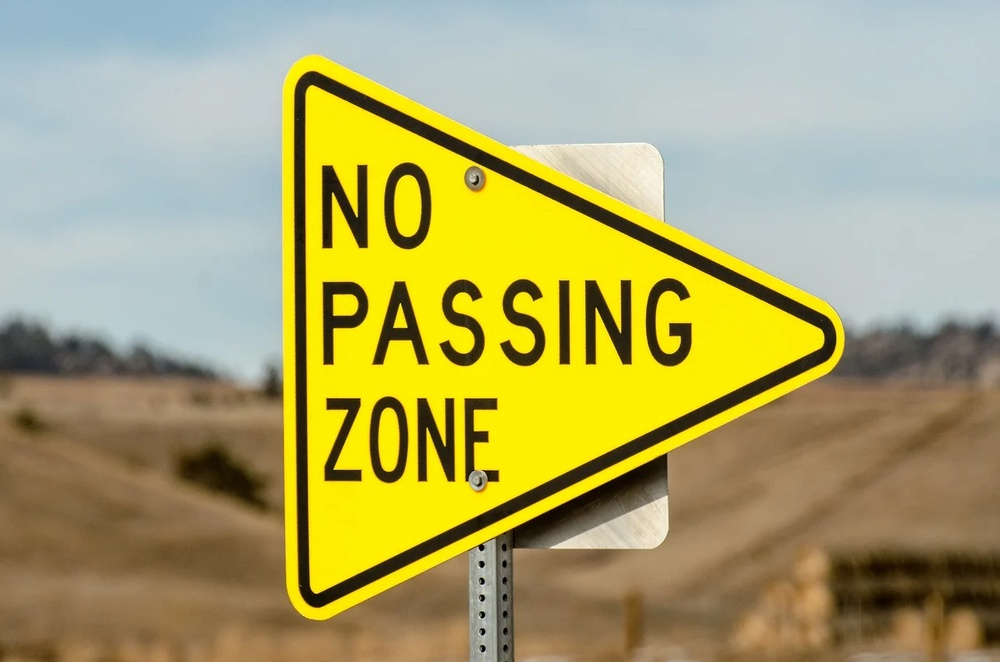
#> input picture Assignments/Assignment2/Codebase/sign4.jpg, 1000 x 662 px, shrunk from 1280 x 848 before the run
$ python A2Q2.2morph.py
#> lines starting #> are read from the running program, lines starting #| are printed output that depends on the picture; after the words box and inside, x2 and y2 are one past the last pixel; in counts of white or black regions, pixels touching at a corner belong together
# Work on text.jpg to recognize the text in the image.
# Write code to perform the recognition.
import cv2
import pytesseract

pytesseract.pytesseract.tesseract_cmd = r"C:\Program Files\Tesseract-OCR\tesseract.exe"

# Grayscale, Gaussian blur, Otsu's threshold
image = cv2.imread('sign4.jpg')
#> image is the input picture: shape (662, 1000, 3); mean B, G, R 105.1, 164.4, 171.6
gray = cv2.cvtColor(image, cv2.COLOR_BGR2GRAY)
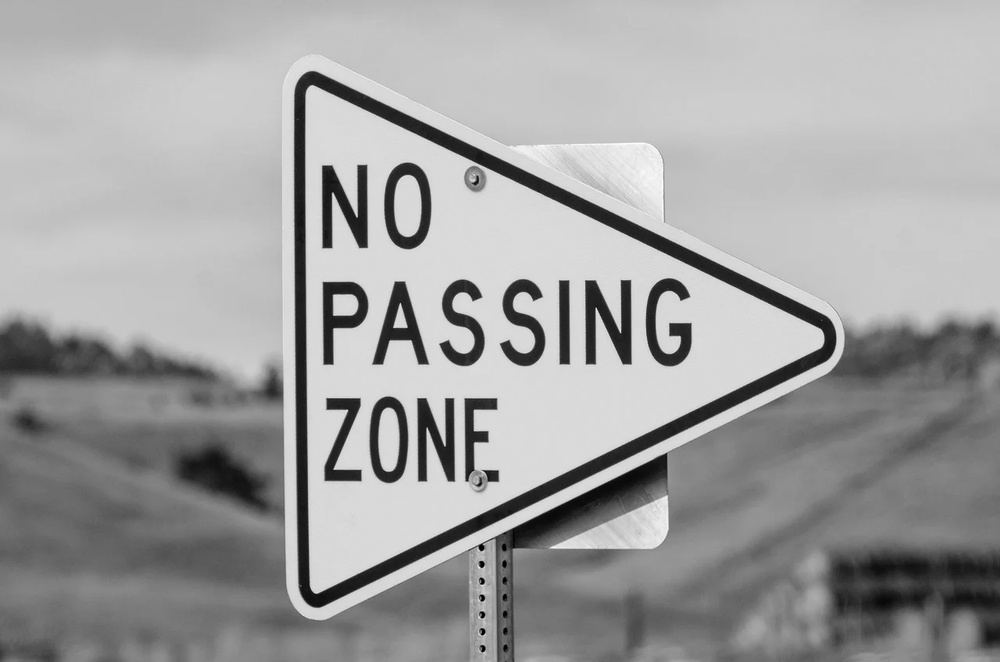
#> gray: shape (662, 1000); min 0, max 254, mean 159.8
blur = cv2.GaussianBlur(gray, (3,3), 0)
thresh = cv2.threshold(blur, 0, 255, cv2.THRESH_BINARY_INV + cv2.THRESH_OTSU)[1]
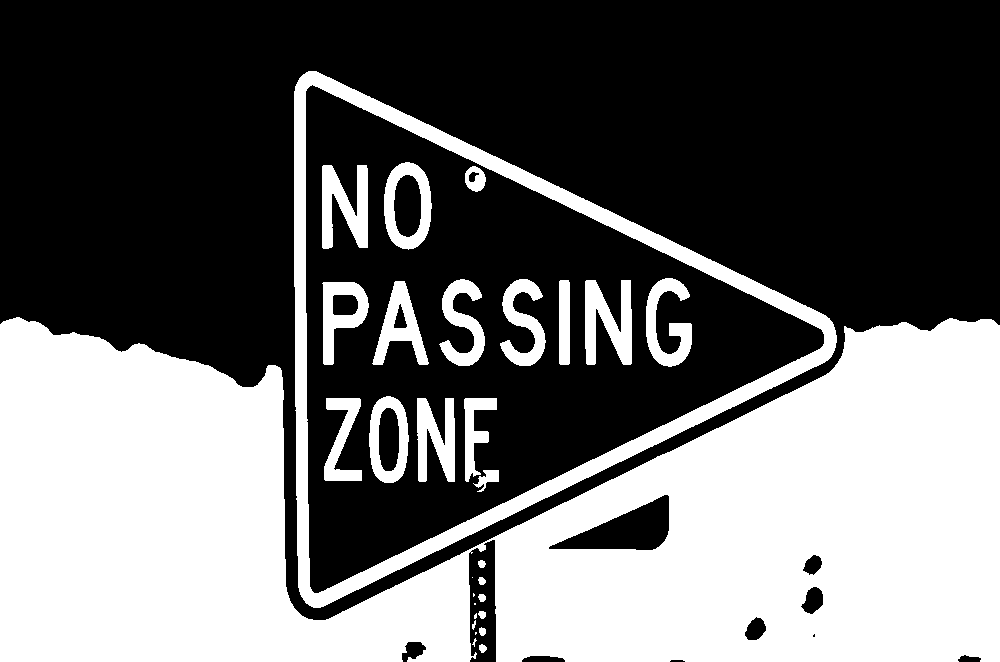
#> thresh: shape (662, 1000); 41% white; 30 white regions (6 under 20 px), largest, box (x1, y1, x2, y2) and area: (0, 317, 1000, 662) 223310, (294, 71, 837, 608) 23202, (585, 280, 632, 365) 2491

# Morph open to remove noise and invert image
kernel = cv2.getStructuringElement(cv2.MORPH_RECT, (3,3))
opening = cv2.morphologyEx(thresh, cv2.MORPH_OPEN, kernel, iterations=1)
#> opening: shape (662, 1000); 41% white; 27 white regions (2 under 20 px), largest, box (x1, y1, x2, y2) and area: (493, 318, 1000, 662) 121560, (0, 317, 471, 662) 101622, (294, 71, 837, 608) 23197
invert = 255 - opening


# If we have (x1,y1) as the top-left and (x2,y2) as the bottom-right
# ROI = image[y1:y2, x1:x2]
# sign1: 417,200 and 560,290
# sign2: 455,555 and 732,646
# sign3: 63,115 and 229,268
# sign4: 402,203 and 895,632

#roi = invert[203:632, 402:895]
roi = invert

# Perform text extraction
#> (the run stopped early here; a loop or call above may not have finished)

$ run again, with Assignments/Assignment2/Codebase/sign1.jpg copied over Assignments/Assignment2/Codebase/sign4.jpg
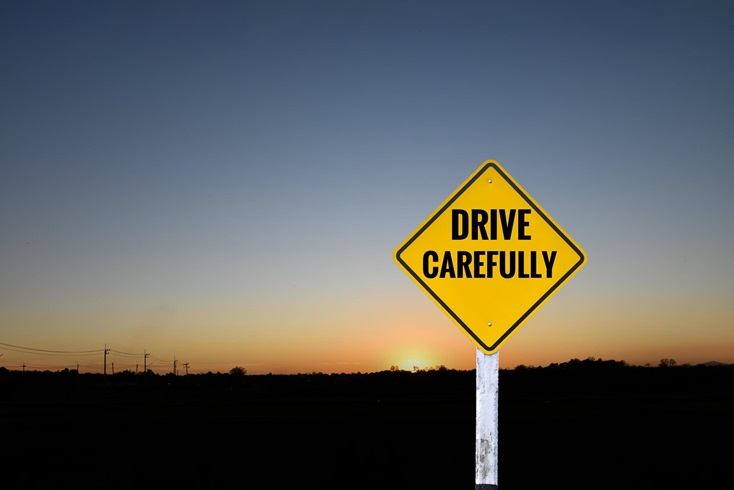
#> input picture Assignments/Assignment2/Codebase/sign1.jpg, 734 x 490 px
#> image is the input picture: shape (490, 734, 3); mean B, G, R 89.1, 92.2, 91
#> `thresh = cv2.threshold(blur, 0, 255, cv2.THRESH_BINARY_INV + cv2.THRES..`:
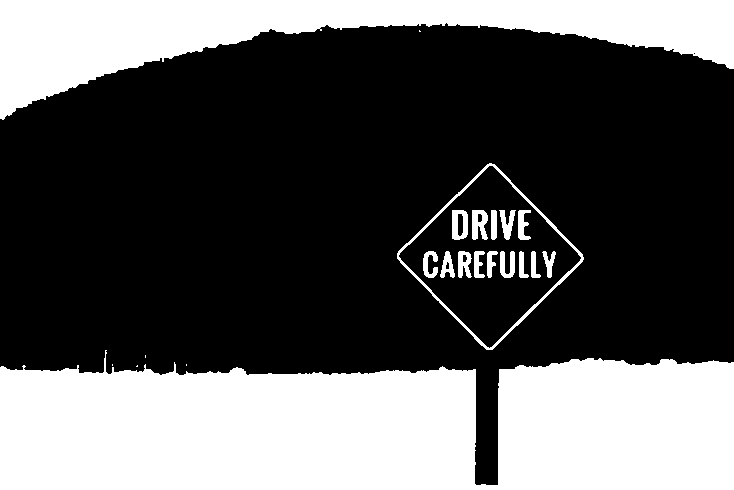
#> thresh: shape (490, 734); 35.2% white; 22 white regions (5 under 20 px), largest, box (x1, y1, x2, y2) and area: (0, 350, 734, 490) 86488, (0, 0, 734, 120) 35502, (397, 163, 584, 350) 1527
#> `opening = cv2.morphologyEx(thresh, cv2.MORPH_OPEN, kernel, iterations=1)`:
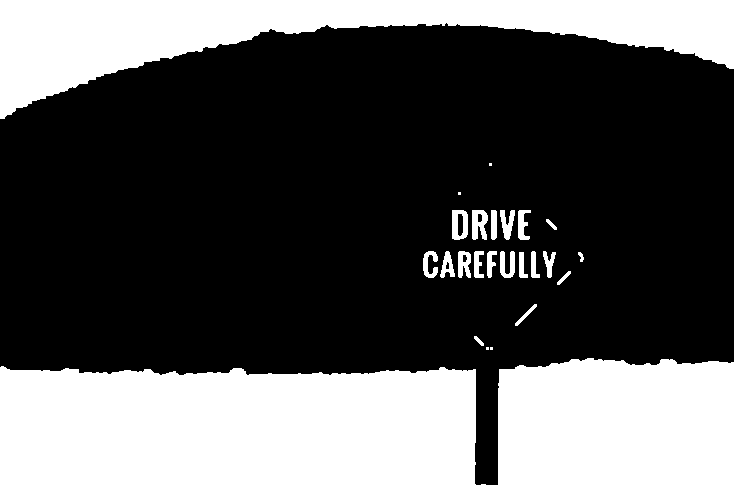
#> opening: shape (490, 734); 34.8% white; 25 white regions (4 under 20 px), largest, box (x1, y1, x2, y2) and area: (0, 358, 734, 490) 86361, (0, 0, 734, 119) 35447, (472, 210, 488, 240) 353

$ run again, with Assignments/Assignment2/Codebase/sign2.jpg copied over Assignments/Assignment2/Codebase/sign4.jpg
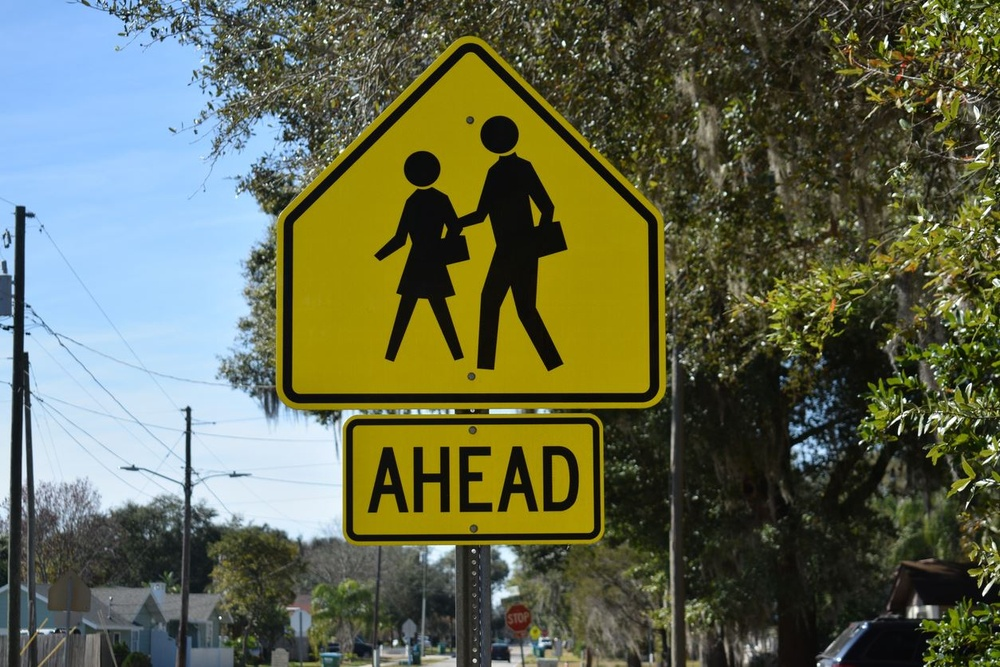
#> input picture Assignments/Assignment2/Codebase/sign2.jpg, 1000 x 667 px, shrunk from 1254 x 836 before the run
#> image is the input picture: shape (667, 1000, 3); mean B, G, R 78.8, 104, 98.4
#> `thresh = cv2.threshold(blur, 0, 255, cv2.THRESH_BINARY_INV + cv2.THRES..`:
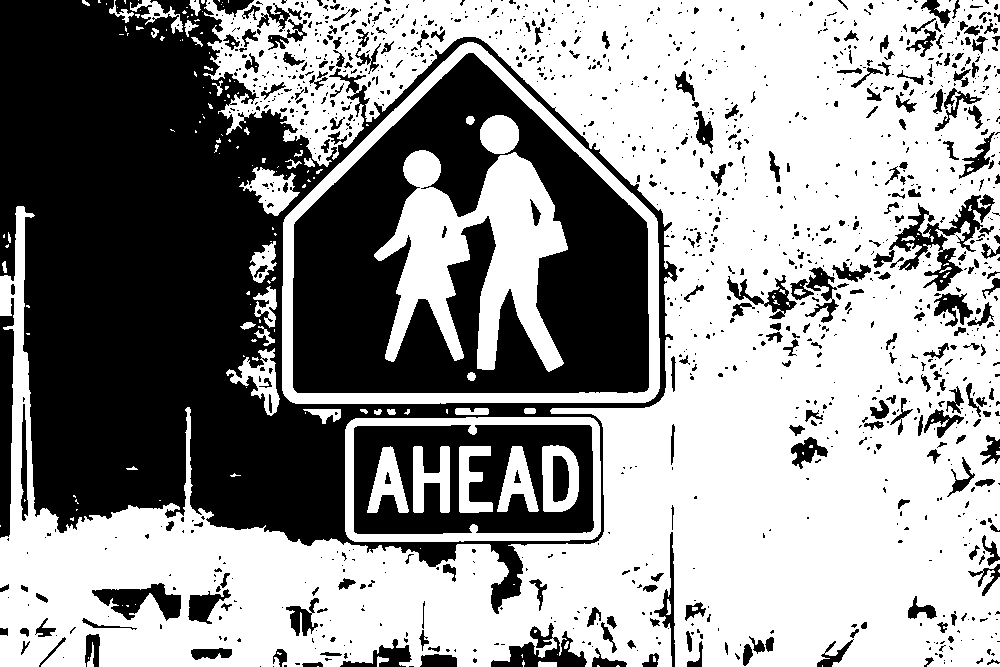
#> thresh: shape (667, 1000); 58.4% white; 1277 black regions (969 under 20 px), largest, box (x1, y1, x2, y2) and area: (0, 0, 678, 614) 146684, (293, 53, 649, 393) 68500, (354, 425, 594, 534) 17718
#> `opening = cv2.morphologyEx(thresh, cv2.MORPH_OPEN, kernel, iterations=1)`:
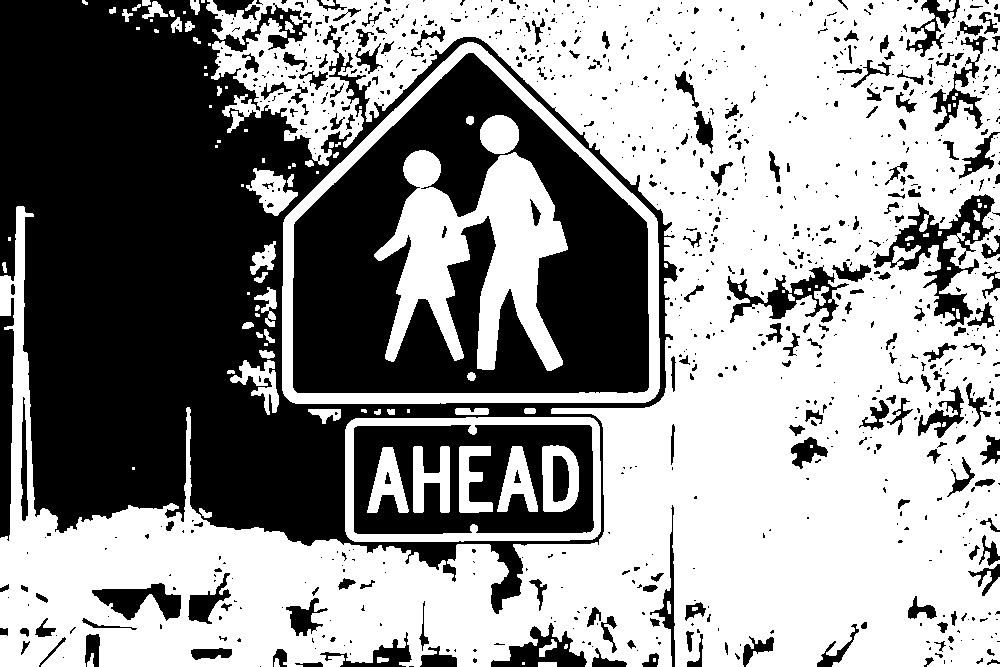
#> opening: shape (667, 1000); 57.7% white; 961 black regions (723 under 20 px), largest, box (x1, y1, x2, y2) and area: (0, 0, 678, 614) 150929, (293, 53, 649, 393) 68508, (354, 425, 594, 534) 17722
